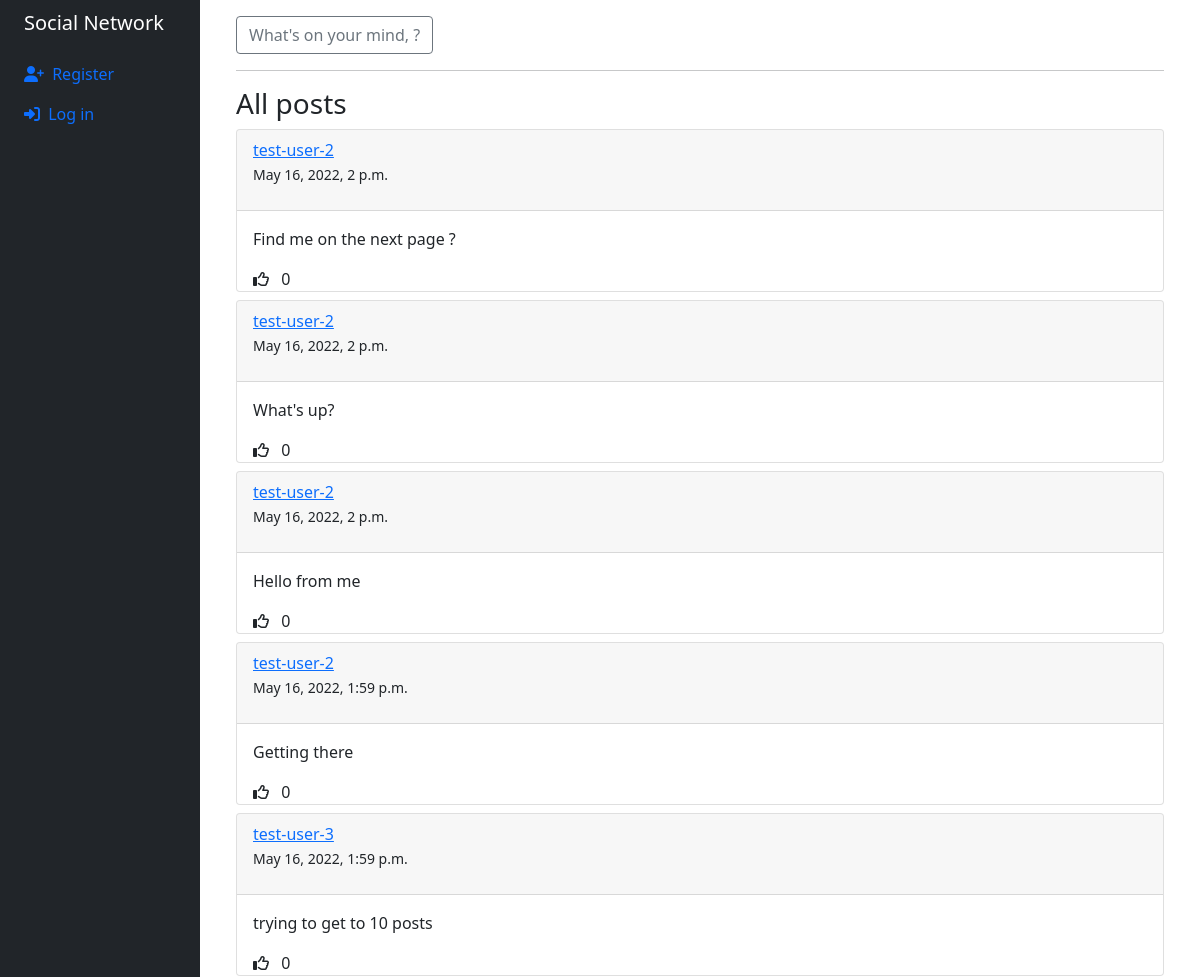
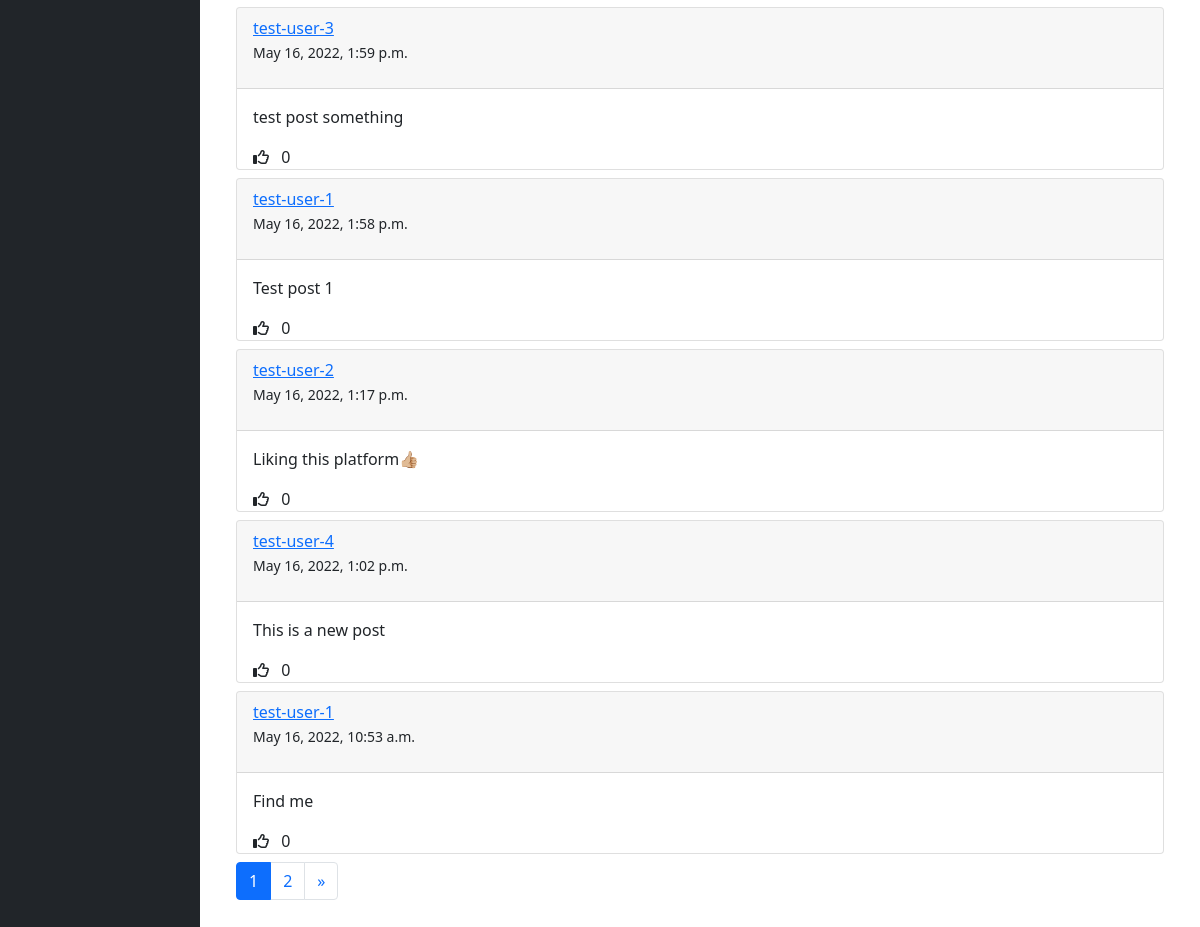
/, run on an earlier commit of the app's database (2 pictures, top to bottom).
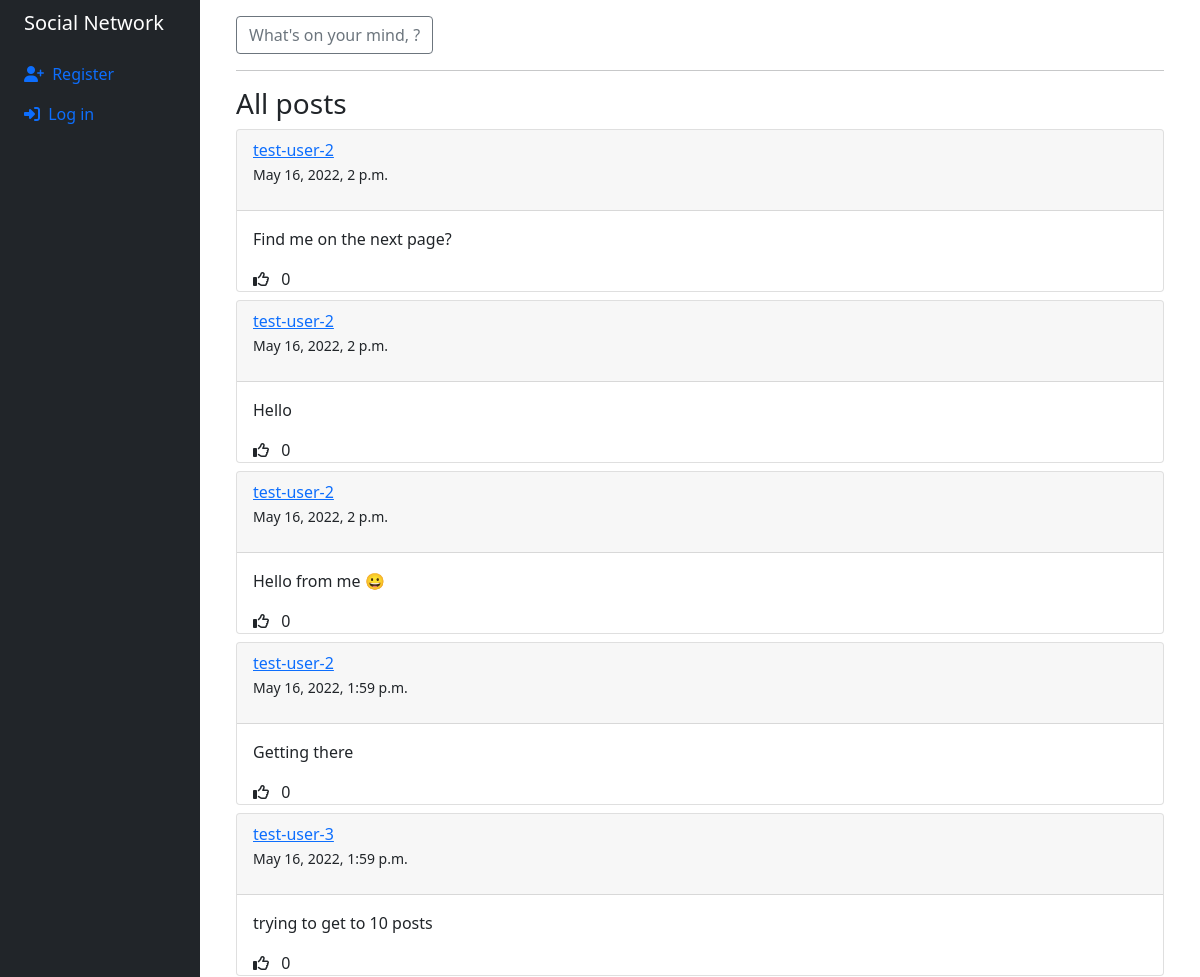
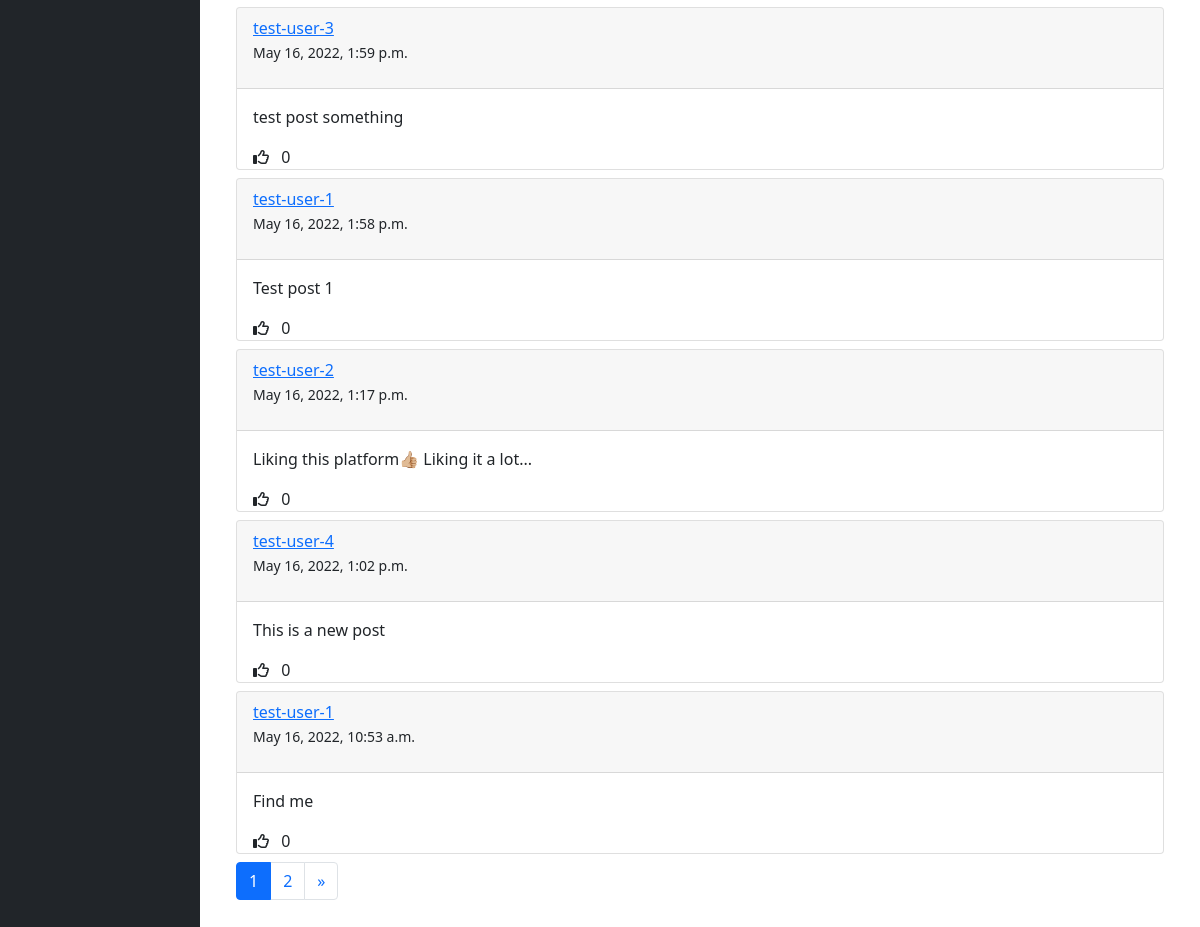
And on a later commit of the database (2 pictures, top to bottom).
### network/models.py (models this page shows, shortened)
class Post(models.Model):
    author = models.ForeignKey(
        User, on_delete=models.CASCADE, related_name="posts")
    content = models.TextField()
    likes = models.ManyToManyField(User, blank=True)
    created_on = models.DateTimeField(default=timezone.now)
    edited = models.BooleanField(default=False)
    def get_likes(self):
        return self.likes.all().count()

class User(AbstractUser):
    followers = models.ManyToManyField(
        "self", symmetrical=False, related_name="following", blank=True)

### network/views.py (the view, shortened to what this page needs)
# urls.py: path("", views.index, name="index"),
def index(request):
    posts = Post.objects.all().order_by("-created_on")
    page_number = request.GET.get("page", 1)
    paginator = Paginator(posts, 10)
    try:
        page_obj = paginator.page(page_number)
    except PageNotAnInteger:
        page_obj = paginator.page(1)
    except EmptyPage:
        page_obj = paginator.page(paginator.num_pages)
    return render(request, "network/index.html", {"page_obj": page_obj})

### network/templates/network/index.html (shortened to what this page needs)
{% extends "network/layout.html" %}
{% load static %}
{% block body %}
<div class="container">
    <button type="button" class="btn btn-outline-secondary" data-bs-toggle="modal" data-bs-target="#newPostFormModal">
        What's on your mind, {{ request.user.username }}?
    </button>
    <hr>
    <h3>All posts</h3>
    {% for post in page_obj %}
    <div class="card my-2">
        <div class="card-header">
            <a href="{% url 'profile' post.author.id %}">{{ post.author }}</a>
            <p><small>{{ post.created_on }}</small></p>
        </div>
        <div class="card-body" data-parent-id="{{ post.id }}">
            <p class="card-text" id="content-{{ post.id }}">{{ post.content }}</p>
        </div>
        <div class="mx-2">
            <span class="like mx-2">
                <i data-id="{{ post.id }}"
                {% if request.user in post.likes.all %}
                    class="fas fa-thumbs-up"
                    data-action="unlike"
                {% else %}
                    class="far fa-thumbs-up"
                    data-action="like"
                {% endif %}
                ></i>
            </span>
            <span id="likes-count-{{ post.id }}">{{ post.get_likes }}</span>
        </div>
    </div>
    {% endfor %}
    <nav aria-label="Page navigation example">
        <ul class="pagination">
            {% for i in page_obj.paginator.page_range %}
            {% if page_obj.number == i %}
            <li class="page-item active" aria-current="page">
                <span class="page-link">
                    {{ i }}
                </span>
            </li>
            {% else %}
            <li class="page-item"><a class="page-link" href="?page={{ i }}">{{ i }}</a></li>
            {% endif %}
            {% endfor %}
            {% if page_obj.has_next %}
            <li class="page-item"><a class="page-link" href="?page={{ page_obj.next_page_number }}">&raquo;</a></li>
            {% endif %}
        </ul>
    </nav>
</div>
{% endblock %}

What changed in the data, as far as the page shows it:
changed Post: content "Find me on the next page ?" → "Find me on the next page?"
changed Post: content "What's up?" → "Hello"
changed Post: content "Hello from me" → "Hello from me 😀"
changed Post: content "Liking this platform👍🏼" → "Liking this platform👍🏼 Liking it a lot..."
